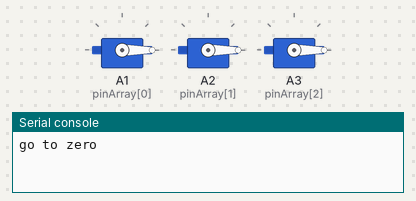
A program run on a simulated CircuitPython board. On the bench: 3 × servo, the last lines printed to the serial console.

Above: at 0.05 s.
At 2.0 s:
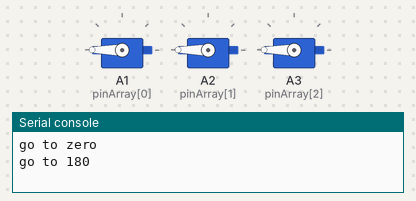
Timing chart, 0 to 4.6 s (numbered marks = the images above):
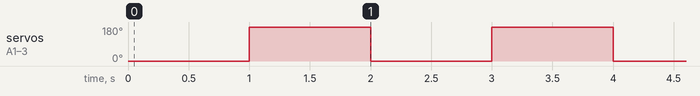

The program:

servo_arrays.py
```python
import time
import board
import pulseio
from adafruit_motor import servo

pinArray = [board.A1, board.A2, board.A3]

pwmList = []
for pin in pinArray:
    pwmList.append(pulseio.PWMOut(pin, duty_cycle=2**15,frequency=50))

servoList = []
for pwm in pwmList:
    servoList.append(servo.Servo(pwm))

while True:
    print("go to zero")
    for s in servoList:
        s.angle = 0
    time.sleep(1)
    print("go to 180")
    for s in servoList:
        s.angle = 180
    time.sleep(1)
```

Measured:
- by itself, servo on A1 (pinArray[0]), servo on A2 (pinArray[1]), servo on A3 (pinArray[2]): alternates 180° for 1.0 s and 0° for 1.0 s
